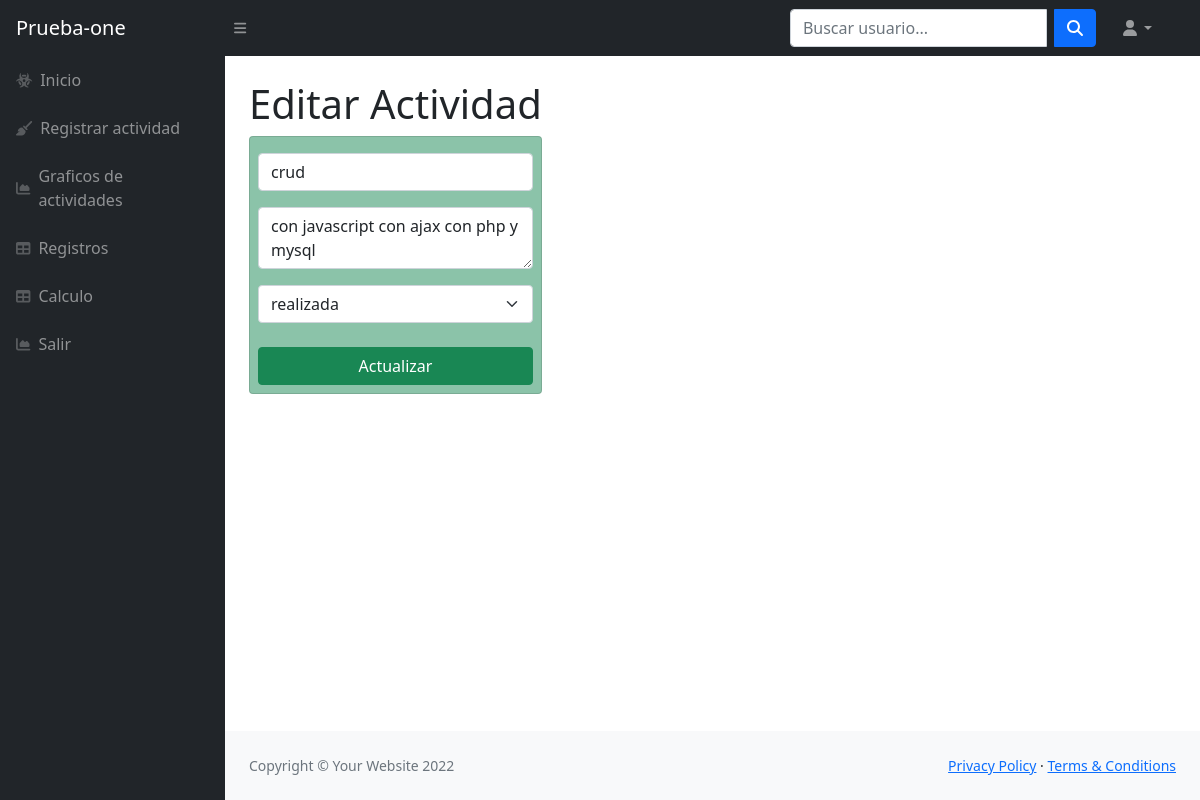
/editar.php?id=33, run on the app's committed database.
### tables this page shows
CREATE TABLE `tareas` (
  `id_tarea` int(11) NOT NULL,
  `nombre` varchar(255) NOT NULL,
  `descripcion` varchar(255) NOT NULL,
  `creado_en` timestamp NOT NULL DEFAULT current_timestamp(),
  `id_usuario` int(11) NOT NULL,
  `id_status` int(11) NOT NULL
);

CREATE TABLE `status_tareas` (
  `id_status` int(11) NOT NULL,
  `nombre` varchar(255) NOT NULL
);

### editar.php (the view, shortened to what this page needs)
<?php
    require('database.php');
    if(isset($_GET['id'])){
        $id = $_GET['id'];
        $sql = "SELECT * FROM tareas WHERE id_tarea=:id";
        $stmt = $conn->prepare($sql);
        $stmt->bindParam(':id', $id);
        $stmt->execute();
        $results = $stmt->fetch(PDO::FETCH_ASSOC);
        if(count($results) > 0){
            $actividad = $results;
            $nombre= $actividad['nombre'];
            $descripcion = $actividad['descripcion'];
            $id_actividad = $actividad['id_tarea'];
            $status_tarea = $actividad['id_status'];
        }
     }
?>
<!DOCTYPE html>
<html lang="en">
    <head>
        <link rel="stylesheet" type="text/css" href="vendor/bootstrap/css/bootstrap.min.css">
        <link href="./css/styles2.css" rel="stylesheet" />
    </head>
    <body class="sb-nav-fixed">
        <?php require 'partials/navbar.php' ?>
        <div id="layoutSidenav">
            <?php require 'partials/nav.php' ?>
            <div id="layoutSidenav_content">
                <main>
                <div class="container-fluid px-4">
                <h1 class="mt-4">Editar Actividad</h1>
                <div class="row">
                            <div class="col-md-4">
                                <div class="card card-body bg-success p-2 bg-opacity-50" >
                                    <form action="editar.php?id=<?php echo $id_actividad ?>" method="POST">
                                        <div class="form-group mt-2">
                                            <input type="text" name="nombre_a" class="form-control" value="<?php echo $nombre ?>" placeholder="Ingrese el nombre de la actividad" autofocus>
                                        </div>
                                        <div class="form-group mt-2">
                                            <textarea name="descripcion_a" rows="2" class="form-control" placeholder="Ingrese la descripcion de la actividad"><?php echo $descripcion ?></textarea>
                                        </div>
                                        <div class="form-group mt-2">
                                            <select name="id_status" required class="form-select" aria-label="Default select example">
                                            <?php
                                                $records = $conn->prepare('SELECT * FROM status_tareas');
                                                $records->execute();
                                                $resultado = $records->fetchAll(PDO::FETCH_ASSOC);
                                                foreach($resultado as $row){ ?>
                                                <option value="<?php echo $row['id_status'] ?>" <?php if($row['id_status'] == $status_tarea) echo 'selected' ?>><?php echo $row['nombre'] ?></option>
                                                <?php }?>
                                            </select>
                                        </div>
                                        <div class="d-grid gap-2">
                                             <button class="btn btn-success mt-2" name="guardar_tarea">Actualizar</button>
                                        </div>
                                    </form>
                                </div>
                            </div>
                        </div>
                </div>
                </main>
                <footer class="py-4 bg-light mt-auto">
                    <div class="container-fluid px-4">
                        <div class="d-flex align-items-center justify-content-between small">
                            <div class="text-muted">Copyright &copy; Your Website 2022</div>
                            <div>
                                <a href="#">Privacy Policy</a>
                                &middot;
                                <a href="#">Terms &amp; Conditions</a>
                            </div>
                        </div>
                    </div>
                </footer>
            </div>
        </div>
    </body>
</html>

### data on the page
tareas: nombre_a "crud", descripcion_a "con javascript con ajax con php y mysql", id_status "realizada"
